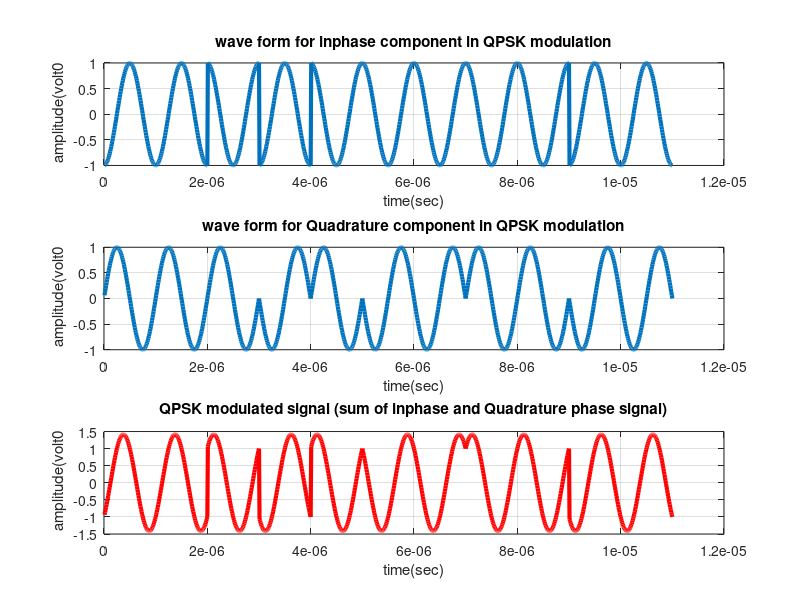

Here is the MATLAB script that generated this plot:
clc;
clear all;
close all;

H = hadamard(512);
data=H(512,:);
H(H<0) = 0;
data=[0  1 0 1 1 1 0 0 1 1 1 0 1 0 1 1 1 1 0 0 0 0]; % information
%Number_of_bit=1024;
%data=randint(Number_of_bit,1);
% figure(1)
% stem(data, 'linewidth',3), grid on;
% title('  Information before Transmiting ');
%axis([ 0 11 0 1.5]);
data_NZR=2*data-1; % Data Represented at NZR form for QPSK modulation
s_p_data=reshape(data_NZR,2,length(data)/2);  % S/P convertion of data
br=10.^6; %Let us transmission bit rate  1000000
f=br; % minimum carrier frequency
T=1/br; % bit duration
t=T/99:T/99:T; % Time vector for one bit information
%% 
% XXXXXXXXXXXXXXXXXXXXXXX QPSK modulatio  XXXXXXXXXXXXXXXXXXXXXXXXXXXXXXXXX
y=[];
y_in=[];
y_qd=[];
for(i=1:length(data)/2)
    y1=s_p_data(1,i)*cos(2*pi*f*t); % inphase component
    y2=s_p_data(2,i)*sin(2*pi*f*t) ;% Quadrature component
    y_in=[y_in y1]; % inphase signal vector
    y_qd=[y_qd y2]; %quadrature signal vector
    y=[y y1+y2]; % modulated signal vector
end
Tx_sig=y; % transmitting signal after modulation
tt=T/99:T/99:(T*length(data))/2;
figure(2)
subplot(3,1,1);
plot(tt,y_in,'linewidth',3), grid on;
title(' wave form for inphase component in QPSK modulation ');
xlabel('time(sec)');
ylabel(' amplitude(volt0');
subplot(3,1,2);
plot(tt,y_qd,'linewidth',3), grid on;
title(' wave form for Quadrature component in QPSK modulation ');
xlabel('time(sec)');
ylabel(' amplitude(volt0');
subplot(3,1,3);
plot(tt,Tx_sig,'r','linewidth',3), grid on;
title('QPSK modulated signal (sum of inphase and Quadrature phase signal)');
xlabel('time(sec)');
ylabel(' amplitude(volt0');
%%
% XXXXXXXXXXXXXXXXXXXXXXXXXXXX QPSK demodulation XXXXXXXXXXXXXXXXXXXXXXXXXX
% Rx_data=[];
% Rx_sig=Tx_sig; % Received signal
% for(i=1:1:length(data)/2)
%     %%XXXXXX inphase coherent dector XXXXXXX
%     Z_in=Rx_sig((i-1)*length(t)+1:i*length(t)).*cos(2*pi*f*t); 
%     % above line indicat multiplication of received & inphase carred signal
%     
%     Z_in_intg=(trapz(t,Z_in))*(2/T);% integration using trapizodial rull
%     if(Z_in_intg>0) % Decession Maker
%         Rx_in_data=1;
%     else
%        Rx_in_data=0; 
%     end
%     
%     %%XXXXXX Quadrature coherent dector XXXXXX
%     Z_qd=Rx_sig((i-1)*length(t)+1:i*length(t)).*sin(2*pi*f*t);
%     %above line indicat multiplication ofreceived & Quadphase carred signal
%     
%     Z_qd_intg=(trapz(t,Z_qd))*(2/T);%integration using trapizodial rull
%         if (Z_qd_intg>0)% Decession Maker
%         Rx_qd_data=1;
%         else
%        Rx_qd_data=0; 
%         end
%         
%         
%         Rx_data=[Rx_data  Rx_in_data  Rx_qd_data]; % Received Data vector
% end
% figure(3)
% stem(Rx_data,'linewidth',3) 
% title('Information after Receiveing ');
% axis([ 0 11 0 1.5]), grid on;
